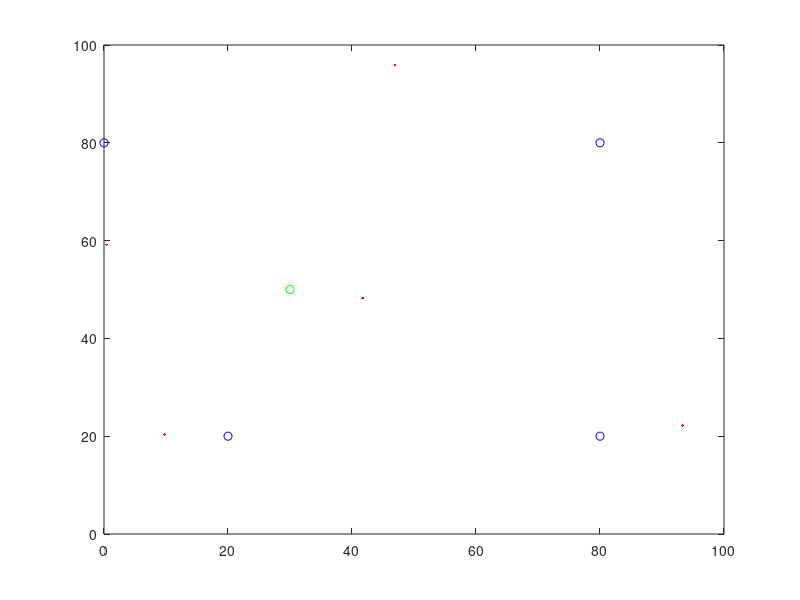

Here is the MATLAB script that generated this plot:
clear;
close all;

%Define then World
world_size = 100.0;
landmarks  = [[20.0; 20.0], [0.0; 80.0], [80.0; 80.0], [80.0; 20.0]];

%Define robot
Z=[30;50; 0];%[world_size*rand;world_size*rand;2*pi*rand];
Zdist=[];
for j=1: size(landmarks,2)
    dx = (Z(1) - landmarks(1,j));
    dy = (Z(2) - landmarks(2,j));
    Zdist =[Zdist sqrt(dx*dx+dy*dy)];
end

%Particles
N=5;
p=[world_size*rand(1,N);world_size*rand(1,N);2*pi*rand(1,N)];

%Move particles
turn=.1;%.8;
forward=.01;
forward_noise_std=.1;
for k=1:size(p,2)
    %turn, and add randomness to the turning command
    p(3,k) = p(3,k) + turn + 2*pi*rand;%turn_noise_std*randn;
    p(3,k)= mod(p(3,k),2*pi);
    
    %move, and add randomness to the motion command
    dist = forward + forward_noise_std*randn;
    p(1,k)= p(1,k) + (cos(p(3,k)) * dist);
    p(1,k)= mod(p(1,k),world_size);
    
    p(2,k) = p(2,k) + (sin(p(3,k)) * dist);
    p(2,k)= mod(p(2,k),world_size);    
end

%Resample
%Calculates how likely a measurement should be
sense_noise=20;
w=[];
for k=1:size(p,2)
    prob = 1.0;
    for j=1:2% size(landmarks,2)
        dx = (p(1, k) - landmarks(1,j));
        dy = (p(2, k) - landmarks(2,j));
        dist = sqrt(dx*dx+dy*dy);
        prob = prob*(1/sqrt(2*pi*sense_noise^2))*exp(-(dist-Zdist(j))^2/(2*sense_noise^2));
    end
    w = [w,prob];
end
alfa=w/sum(w);

p
alfa

%Draw the world
figure(2)
plot(landmarks(1,:), landmarks(2,:), 'ob', Z(1,:),Z(2,:),'og', p(1,:),p(2,:),'.r');
axis([0 world_size 0 world_size]);

